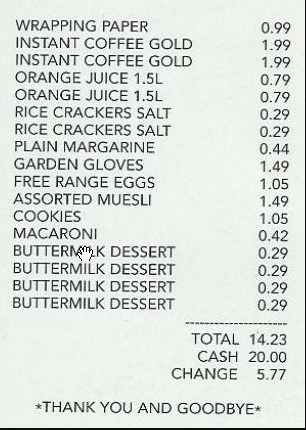
#> input picture sample.jpeg, 306 x 430 px
$ python -i ocr.py   (imports and definitions only)   (older library calls are emulated)
#> lines starting #> are read from the running program, lines starting #| are printed output that depends on the picture
#   ------25FTW Project------
#   ------pips------
import cv2
# [5 lines of commented-out code are left out]
import pytesseract
import numpy as np
from string import digits
'''python - m pip install pytesseract
python - m pip install pyttsx3
sudo apt install tesseract-ocr
python - m pip install - -upgrade pip
python - m pip install - -upgrade Pillow'''

#   ------libraries------

# ---enter image here---
#   ------extra:------img = Image.open('a.jpg')  ------


def runOCR(filename):
#> called with filename = 'sample.jpeg'
    img = cv2.imread(filename, -1)  # PUT IMAGE HERE instead of a.jpg
#> img is the input picture: shape (430, 306, 3); mean B, G, R 217.3, 222.3, 217.5

    rgb_planes = cv2.split(img)

    #   ------removing noise and shadows------
    result_planes = []
    result_norm_planes = []
    for plane in rgb_planes:
        dilated_img = cv2.dilate(plane, np.ones((7, 7), np.uint8))
        bg_img = cv2.medianBlur(dilated_img, 21)
        diff_img = 255 - cv2.absdiff(plane, bg_img)
        norm_img = cv2.normalize(
            diff_img, None, alpha=0, beta=255, norm_type=cv2.NORM_MINMAX,
            dtype=cv2.CV_8UC1)
        result_planes.append(diff_img)
        result_norm_planes.append(norm_img)
#> this loop made 3 passes
#> pass 1, in runOCR, `dilated_img = cv2.dilate(plane, np.ones((7, 7), np.uint8))`:
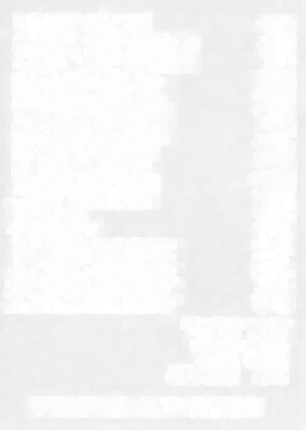
#> dilated_img: shape (430, 306); min 233, max 255, mean 246.2
#> after the loop, result_norm_planes = 3 items; result_planes = 3 items
    print(result_planes)
#> (printed output is left out)
    result = cv2.merge(result_planes)
    result_norm = cv2.merge(result_norm_planes)
    _,img = cv2.threshold(result_norm, 195, 255, cv2.THRESH_TOZERO)
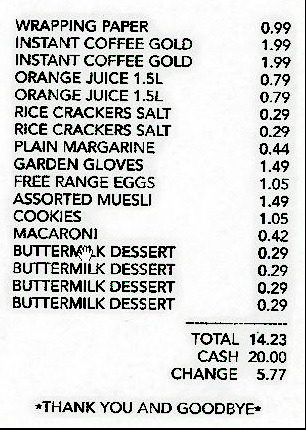
#> img: shape (430, 306, 3); mean of channels 0, 1, 2 211.3, 212.3, 211.3; drawn as B, G, R
    #   cv2.imshow('frame', img)
    #   cv2.waitKey(0)
    #   ------conversion------
    fileNametmp = "D:/Program Files/Tesseract-OCR/tesseract.exe"
    pytesseract.pytesseract.tesseract_cmd = fileNametmp
#> (the run stopped early here; a loop or call above may not have finished)
